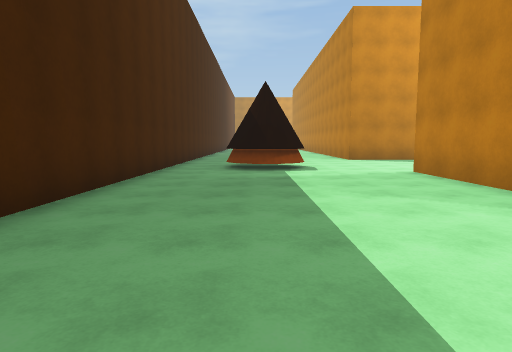
[1] (above)

24 first-person views from a walk through a 3-D level made in the Unity game engine. The camera is 1.4 m above the floor, tilts 6° down and sees 75° across. The floor is counted in squares, 2 m on a side. Each view is taken from the middle of a square. On the plan, view 1 faces up. The plan holds only what a view shows up to about 10 squares ahead; the rest is blank. The place goes on beyond the plan. The player is left out.

[2]
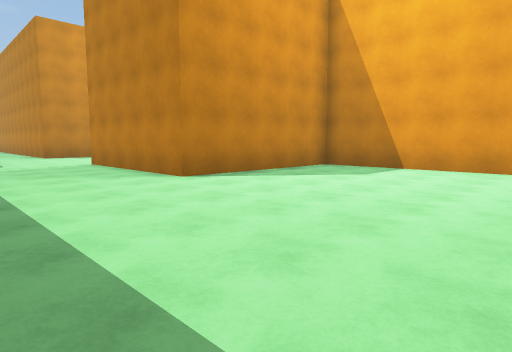

[3]
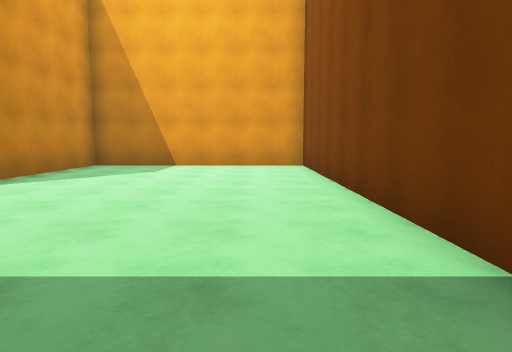

[4]
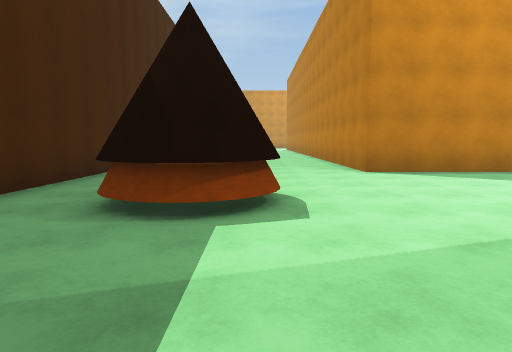

[5]
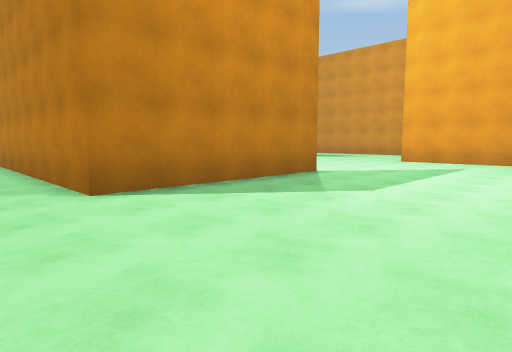

[6]
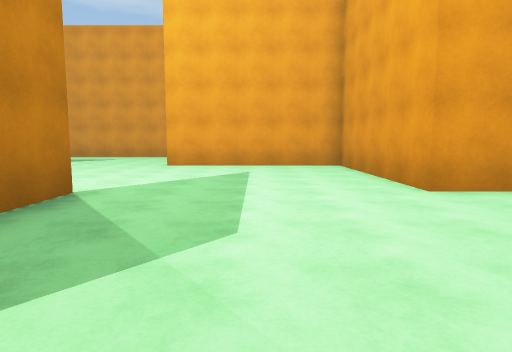

[7]
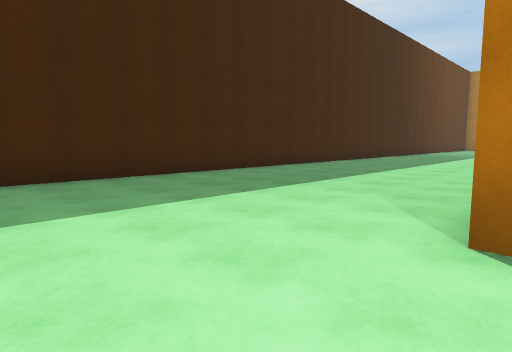

[8]
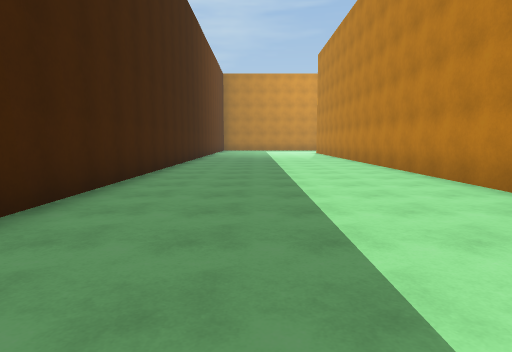

[9]
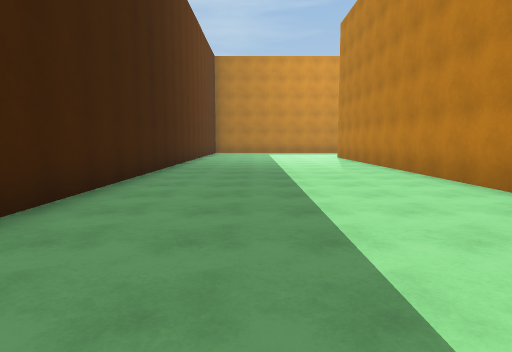

[10]
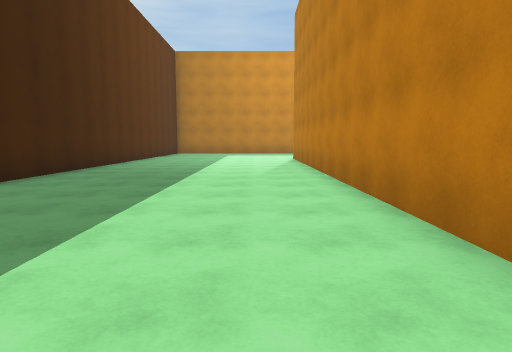

[11]
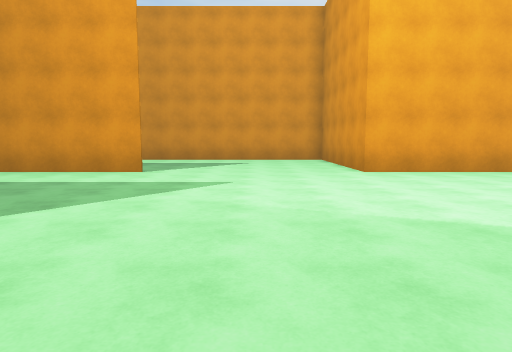

[12]
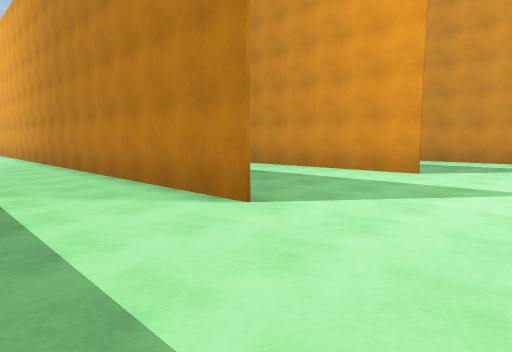

[13]
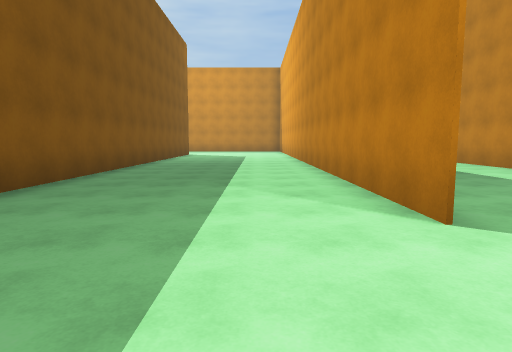

[14]
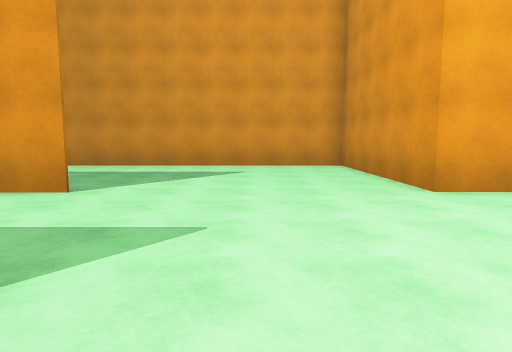

[15]
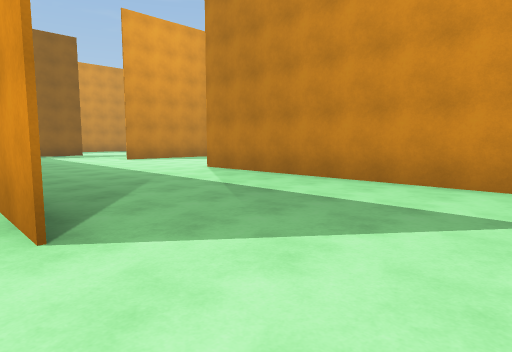

[16]
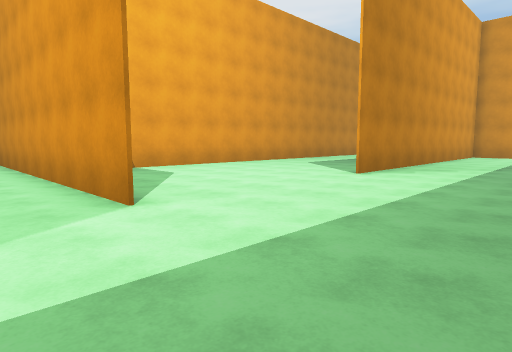

[17]
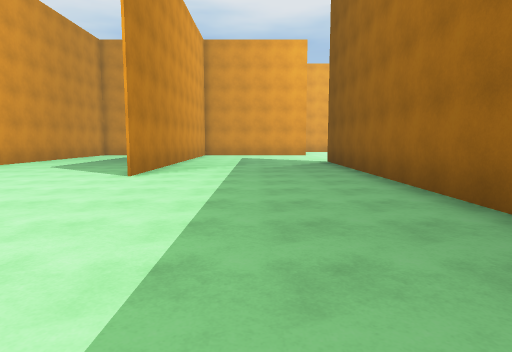

[18]
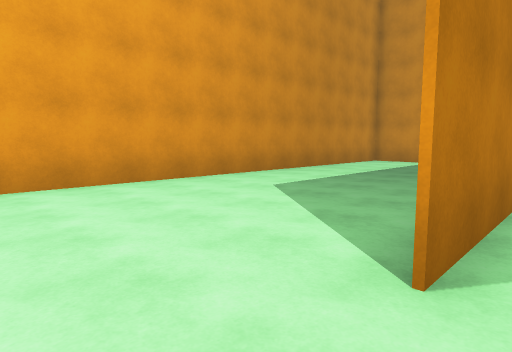

[19]
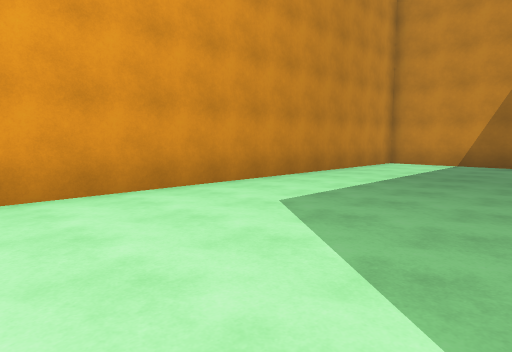

[20]
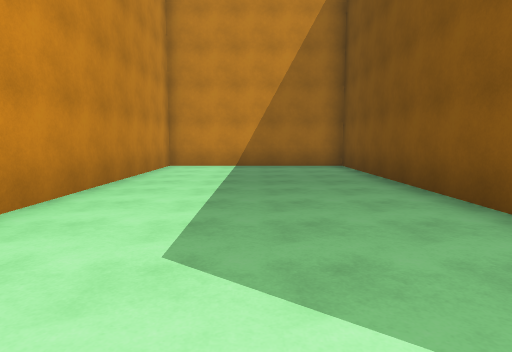

[21]
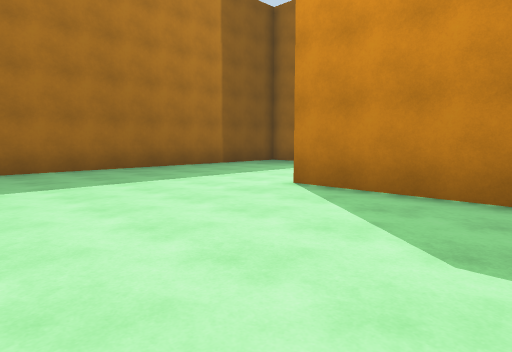

[22]
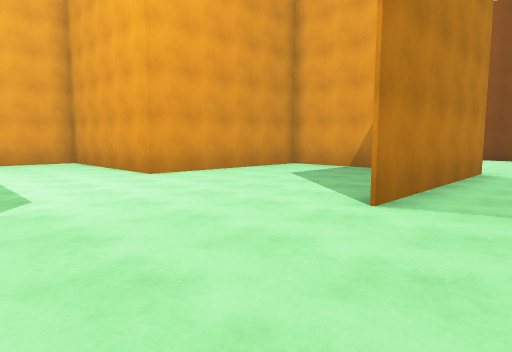

[23]
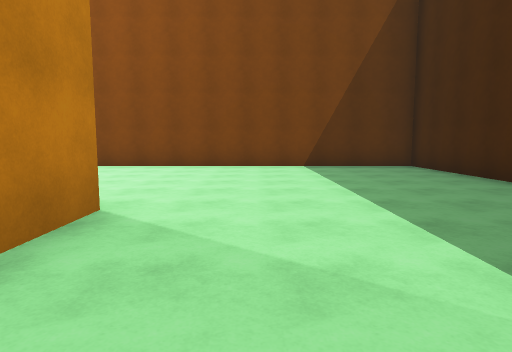

[24]
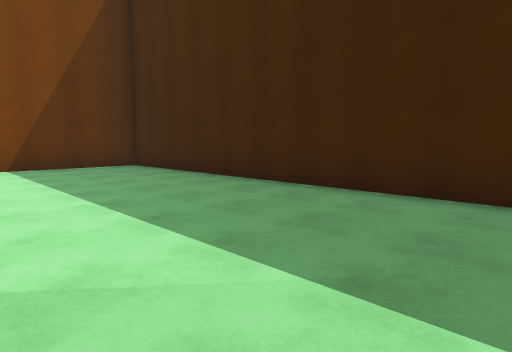

### Floor plan
Points are (right, up) in squares from view 1. A wall is a line through its corners. A room is listed if a view was taken in it or the views show most of it. See-through windows are left out.
Room 1 (views 1, 2, 3, 4, 5, 6, 7, 8, 9, 10, 11, 12, 13, 14, 15, 16, 17, 18, 19, 20, 21, 22, 23, 24)
walls: (8.6, 17.6) (8.6, 26.6); (8.5, 12.5) (3.5, 12.5) (3.5, 29); (13.5, 17.5) (13.5, 21.8); (13.5, 23.5) (13.5, 25.1); (3.5, 25.1) (3.5, 19.5); (18.6, 18.9) (18.6, 12.5); (18.5, 12.5) (18.5, 22.5); (8.6, 2.6) (3.5, 2.6) (3.5, 7.6); (6, 2.7) (8, 2.7); (13.6, 28.9) (13.6, 19); (-2.3, 29.1) (-2.3, -3.4) (8.6, -3.4) (8.6, 7.6) (13.5, 7.6) (13.5, 12.5) (23.4, 12.5) (23.4, 25.1); (21.5, 27.4) (18.5, 27.4)
ways out: opening at (18, 28.5)
objects: other object (0, 8) to (1, 10)

Positions as (right, up) in squares from view 1, and headings:
1: (0, 0), facing up
2: (0, -3), facing up-right
3: (-1, -2), facing right
4: (1, 5), facing up
5: (2, 8), facing up-right
6: (4, 10), facing right
7: (4, 10), facing up-left
8: (0, 13), facing up
9: (0, 18), facing up
10: (2, 19), facing up
11: (6, 15), facing right
12: (6, 15), facing up-right
13: (7, 15), facing up
14: (9, 15), facing right
15: (13, 15), facing up-right
16: (15, 29), facing down-right
17: (16, 29), facing down
18: (18, 24), facing down-right
19: (19, 23), facing down-right
20: (21, 22), facing down
21: (22, 23), facing up-left
22: (2, 11), facing down-right
23: (2, 6), facing down
24: (2, 6), facing down-left
